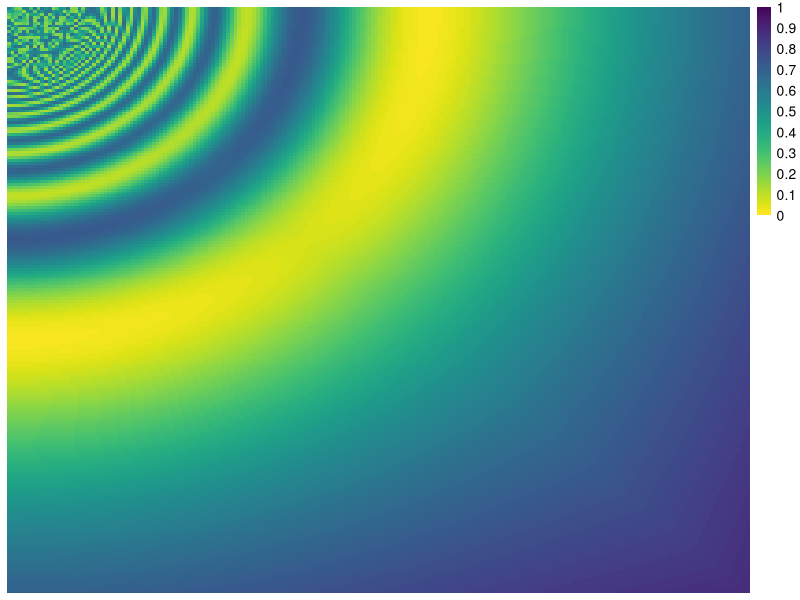

Recreate this plot in R.
asSymmetric <- function(M){
  M[lower.tri(M)] <- 0
  M <- M+t(M)
  diag(M) <- diag(M)/2
  return(M)
}

gp_generate <- function(n, setting){
  
  "
  generate networks with graphons
  
  Inputs:
    n: number of vertexes
    setting: id of graphon used
  
  Outputs:
    P: connecting probability matrix
    A: adjacency matrix
  "
  
  x <- y <- seq(1/n, 1, 1/n)
  P <- matrix(0, n, n)
  for(i in 1:n){
    for(j in 1:n){
      P[i, j] <- switch(setting, 
                        1/(1/8+exp(5*(x[i]^2 + y[j]^2))),
                        ((x[i]^2+y[j]^2)/3)*cos(1/(x[i]^2+y[j]^2))+0.15,
                        sin(5*pi*(x[i]+y[j]-1))/2+0.5,
                        exp(max(x[i],y[j])^(3/4))*cos(1/(x[i]^2+y[j]^2))/5+0.4,
                        1/(1+exp(10*min(0.2*abs(x[i]-y[j]), max(0.18-(x[i]-1/2)^2-(y[j]-1/2)^2, (x[i]-1/2)^2+(y[j]-1/2)^2-0.245)))),
                        1/4*min(exp(sin(6/((1-x[i])^2+y[j]^2))), exp(sin(6/(x[i]^2+(1-y[j])^2)))),
                        min(exp(0.05-(x[i]-1/2)^2-(y[j]-1/2)^2)*cos(0.4/((x[i]-1/2)^2+(y[j]-1/2)^2))/5,
                            exp(0.0004-(x[i]-1/8)^2-(y[j]-1/8)^2)*cos(0.1/((x[i]-1/8)^2+(y[j]-1/8)^2))/5,
                            exp(0.0004-(x[i]-7/8)^2-(y[j]-7/8)^2)*cos(0.1/((x[i]-7/8)^2+(y[j]-7/8)^2))/5, na.rm = TRUE)+0.4,
                        1/(1+exp(20*min((x[i]-1/4)^2+(y[j]-3/4)^2, (x[i]-1/6)^2+(y[j]-3/8)^2, 
                                        (x[i]-1/2)^2+(y[j]-1/5)^2, (x[i]-3/4)^2+(y[j]-1/4)^2,
                                        (x[i]-5/6)^2+(y[j]-5/8)^2, (x[i]-1/2)^2+(y[j]-4/5)^2,
                                        (x[i]-1/8)^2+(y[j]-1/8)^2, (x[i]-3/8)^2+(y[j]-3/8)^2,
                                        (x[i]-5/8)^2+(y[j]-5/8)^2, (x[i]-7/8)^2+(y[j]-7/8)^2)^(1/2)-0.3)))
    }
  }
  A <- apply(P, c(1, 2), function(x){rbinom(1, 1, x)})
  A <- asSymmetric(A)
  
  return(list(P = P, A = A))
}

# generate a network with 200 vertexes using Graphon 4 
gp <- gp_generate(200, 4)
A <- gp$A
P <- gp$P

# view the connecting probability matrix
library(pheatmap)
library(viridis)
bk <- seq(0, 1, 0.01)
pheatmap(P,
         cluster_rows = FALSE, cluster_cols = FALSE,
         show_rownames = FALSE, show_colnames = FALSE,
         scale = "none",
         color = viridis(length(bk), direction = -1),
         legend_breaks=seq(0, 1, 0.1),
         breaks=bk)